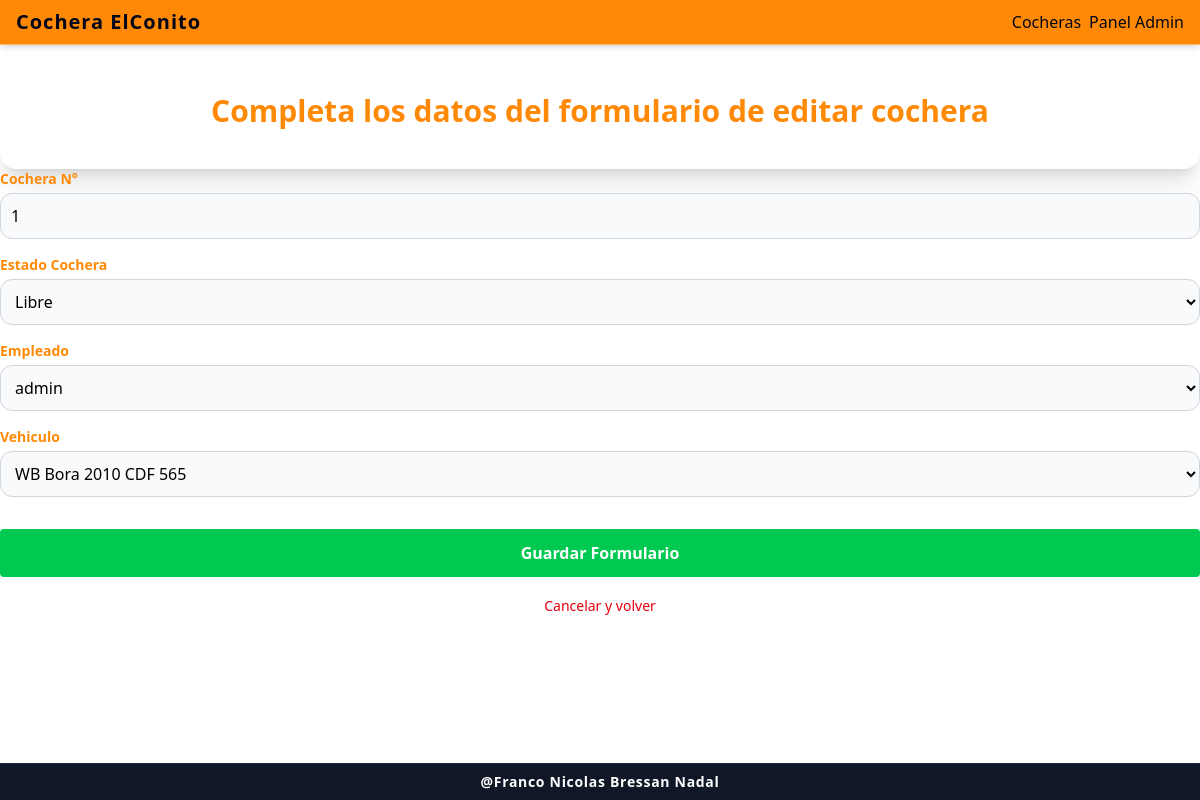
The app's page /gestion/editar/1 with its own data.
### gestion/models.py (models this page shows, shortened)
class Spot (models.Model):
    ESTADO_CHOICES= [
        ('LIBRE', "Libre"),
        ('OCUPADO', 'Ocupado')
    ]
    numero=models.IntegerField(verbose_name="Cochera N°", unique=True,)
    estado = models.CharField(max_length=10, choices=ESTADO_CHOICES, default='LIBRE', verbose_name="Estado Cochera")
    ingreso=models.DateTimeField(auto_now=True, verbose_name="Fecha de Entrada", blank=True, null=True)
    responsable=models.ForeignKey(User, default=None, on_delete=models.SET_NULL, blank=True, null=True, verbose_name="Empleado")
    vehiculo=models.ForeignKey(Vehiculo, on_delete=models.SET_NULL, blank=True, null=True)

### gestion/views.py (the view)
# urls.py: path('editar/<int:id>', views.editar_cochera, name='editar_cochera'),
def editar_cochera (request, id):
    spot = get_object_or_404(Spot, id=id)
    if request.method == "POST":
        form = SpotForm(request.POST, instance=spot)
        if form.is_valid():
            form.save()
            return redirect ('list_cocheras')
    else:
        form = SpotForm(instance=spot)
    return render(request, 'gestion/form.html', {'form':form, 'titulo_form':'Completa los datos del formulario de editar cochera'}) #AGREGAAAAAAAAAAR RUTAAAAAAAAAAAAAAAAA

### gestion/forms.py
class SpotForm(forms.ModelForm):
    class Meta:
        model = Spot
        fields = [
            "numero",
            "estado",
            "responsable",
            "vehiculo"
            ]
    def __init__(self, *args, **kwargs):
        super().__init__(*args, **kwargs)
        for field in self.fields.values():
            field.widget.attrs.update({
                'class': 'w-full border border-gray-300 rounded-xl p-2.5 bg-slate-50 focus:border-orange-400',
                'placeholder': f'Ingrese {field.label.lower()}',
            })

### gestion/models.py (called while the page is built)
    def __str__(self):
        return f"{self.marca} {(self.patente)}"

### templates/gestion/form.html (shortened to what this page needs)
    {% extends 'base.html' %}
    {% block content %}
    <div class="max-w mx-auto bg-white p-8 rounded-2xl shadow-xl border-orange-500 mt-4">
        <h1 class="text-3xl font-bold text-orange-400 mb-2 text-center">{{ titulo_form }}</h1>
    </div>
    <form method="POST" class="space-y-4">
        {% for field in form %}
        <div>
            <label class="block text-sm font-bold text-orange-400 mb-1">
                {{ field.label }}
            </label>
            {{ field }}
        </div>
        {% endfor %}
        <button type="submit" class="w-full bg-green-500 hover:bg-green-700 text-white font-bold py-3 rounded-sm mt-4 cursor-pointer">
            Guardar Formulario
        </button>
    </form>
    <div class="text-center my-4">
        <a href="{% url 'list_cocheras' %}" class="text-sm text-red-600 hover:underline">
            Cancelar y volver
        </a>
    </div>
    {% endblock %}

### records on screen
Spot: form "1" "Libre" "admin" "WB Bora 2010 CDF 565"

### other values on screen
{{ titulo_form }} "Completa los datos del formulario de editar cochera"
{{ field.label }} "Cochera N°" "Estado Cochera" "Empleado" "Vehiculo"
